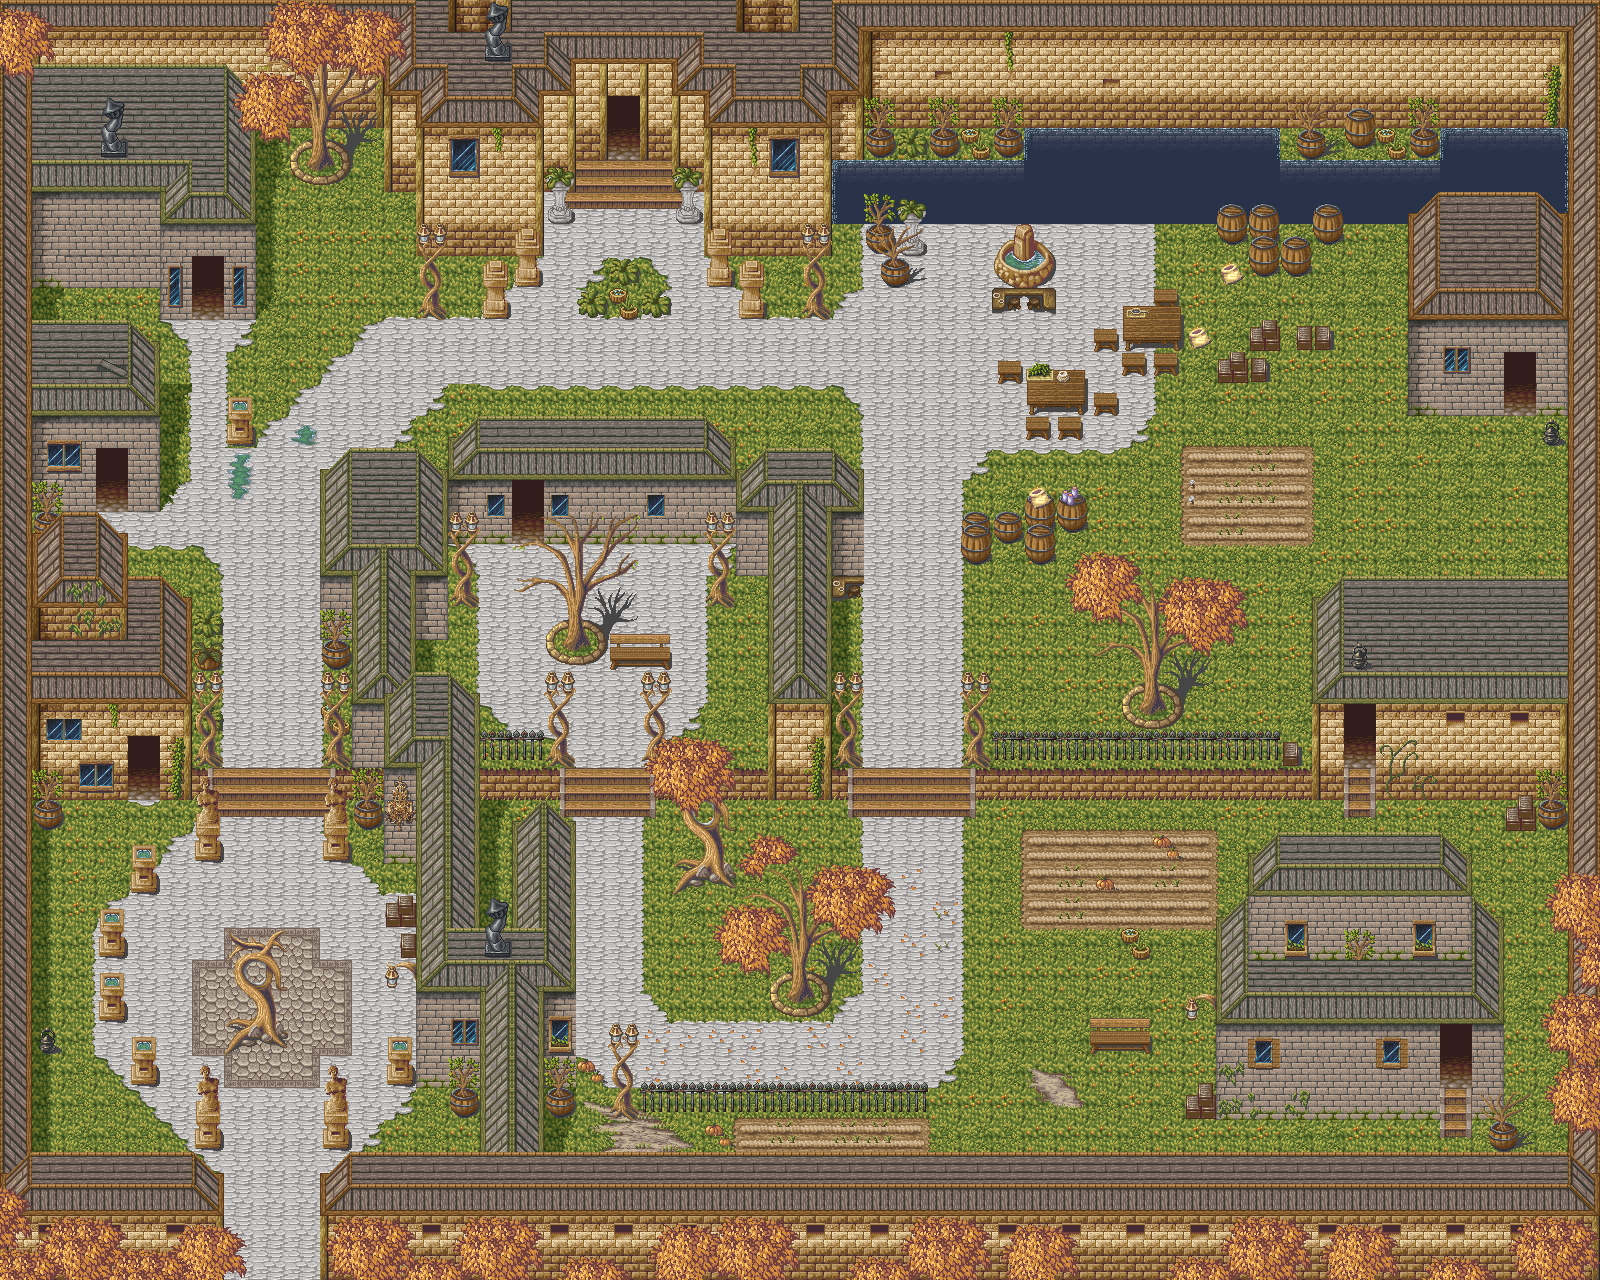

The image is a tile-based game level rendered from a .tmx file. Its description and source (layers, tilesets, objects; grid data summarised) follow:
An orthogonal 50x40 tile map with 32x32 px tiles, 5 tile layers (b0, b1, b2, t0, ...).

<map version="1.0" orientation="orthogonal" width="50" height="40" tilewidth="32" tileheight="32">
 <tileset firstgid="1" name="MageCity" tilewidth="32" tileheight="32">
  <image source="magecity.png" trans="ff00ff" width="256" height="1450" />
  <tile id="4">
   <properties>
    <property name="c" value="1" />
   </properties>
  </tile>
  <tile id="5">
   <properties>
    <property name="c" value="1" />
   </properties>
  </tile>
  <tile id="6">
   <properties>
    <property name="c" value="1" />
   </properties>
  </tile>
  <tile id="7">
   <properties>
    <property name="c" value="1" />
   </properties>
  </tile>
  <tile id="10">
   <properties>
    <property name="c" value="1" />
   </properties>
  </tile>
  <tile id="11">
   <properties>
    <property name="c" value="1" />
   </properties>
  </tile>
  <tile id="12">
   <properties>
    <property name="c" value="1" />
   </properties>
  </tile>
  <tile id="13">
   <properties>
    <property name="c" value="1" />
   </properties>
  </tile>
  <tile id="14">
   <properties>
    <property name="c" value="1" />
   </properties>
  </tile>
  <tile id="15">
   <properties>
    <property name="c" value="1" />
   </properties>
  </tile>
  <tile id="22">
   <properties>
    <property name="c" value="1" />
   </properties>
  </tile>
  <tile id="23">
   <properties>
    <property name="c" value="1" />
   </properties>
  </tile>
  <tile id="24">
   <properties>
    <property name="c" value="1" />
   </properties>
  </tile>
  <tile id="25">
   <properties>
    <property name="c" value="1" />
   </properties>
  </tile>
  <tile id="26">
   <properties>
    <property name="c" value="1" />
   </properties>
  </tile>
  <tile id="27">
   <properties>
    <property name="c" value="1" />
   </properties>
  </tile>
  <tile id="28">
   <properties>
    <property name="c" value="1" />
   </properties>
  </tile>
  <tile id="29">
   <properties>
    <property name="c" value="1" />
   </properties>
  </tile>
  <tile id="30">
   <properties>
    <property name="c" value="1" />
   </properties>
  </tile>
  <tile id="31">
   <properties>
    <property name="c" value="1" />
   </properties>
  </tile>
  <tile id="32">
   <properties>
    <property name="c" value="1" />
   </properties>
  </tile>
  <tile id="33">
   <properties>
    <property name="c" value="1" />
   </properties>
  </tile>
  <tile id="34">
   <properties>
    <property name="c" value="1" />
   </properties>
  </tile>
  <tile id="35">
   <properties>
    <property name="c" value="1" />
   </properties>
  </tile>
  <tile id="36">
   <properties>
    <property name="c" value="1" />
   </properties>
  </tile>
  <tile id="37">
   <properties>
    <property name="c" value="1" />
   </properties>
  </tile>
  <tile id="38">
   <properties>
    <property name="c" value="1" />
   </properties>
  </tile>
  <tile id="39">
   <properties>
    <property name="c" value="1" />
   </properties>
  </tile>
  <tile id="40">
   <properties>
    <property name="c" value="1" />
   </properties>
  </tile>
  <tile id="41">
   <properties>
    <property name="c" value="1" />
   </properties>
  </tile>
  <tile id="42">
   <properties>
    <property name="c" value="1" />
   </properties>
  </tile>
  <tile id="43">
   <properties>
    <property name="c" value="1" />
   </properties>
  </tile>
  <tile id="44">
   <properties>
    <property name="c" value="1" />
   </properties>
  </tile>
  <tile id="45">
   <properties>
    <property name="c" value="1" />
   </properties>
  </tile>
  <tile id="46">
   <properties>
    <property name="c" value="1" />
   </properties>
  </tile>
  <tile id="47">
   <properties>
    <property name="c" value="1" />
   </properties>
  </tile>
  <tile id="48">
   <properties>
    <property name="c" value="1" />
   </properties>
  </tile>
  <tile id="49">
   <properties>
    <property name="c" value="1" />
   </properties>
  </tile>
  <tile id="50">
   <properties>
    <property name="c" value="1" />
   </properties>
  </tile>
  <tile id="51">
   <properties>
    <property name="c" value="1" />
   </properties>
  </tile>
  <tile id="52">
   <properties>
    <property name="c" value="1" />
   </properties>
  </tile>
  <tile id="56">
   <properties>
    <property name="c" value="1" />
   </properties>
  </tile>
  <tile id="57">
   <properties>
    <property name="c" value="1" />
   </properties>
  </tile>
  <tile id="58">
   <properties>
    <property name="c" value="1" />
   </properties>
  </tile>
  <tile id="59">
   <properties>
    <property name="c" value="1" />
   </properties>
  </tile>
  <tile id="112">
   <properties>
    <property name="c" value="1" />
   </properties>
  </tile>
  <tile id="113">
   <properties>
    <property name="c" value="1" />
   </properties>
  </tile>
  <tile id="114">
   <properties>
    <property name="c" value="1" />
   </properties>
  </tile>
  <tile id="128">
   <properties>
    <property name="c" value="1" />
   </properties>
  </tile>
  <tile id="129">
   <properties>
    <property name="c" value="1" />
   </properties>
  </tile>
  <tile id="141">
   <properties>
    <property name="c" value="1" />
   </properties>
  </tile>
  <tile id="142">
   <properties>
    <property name="c" value="1" />
   </properties>
  </tile>
  <tile id="145">
   <properties>
    <property name="c" value="1" />
   </properties>
  </tile>
  <tile id="146">
   <properties>
    <property name="c" value="1" />
   </properties>
  </tile>
  <tile id="147">
   <properties>
    <property name="c" value="1" />
   </properties>
  </tile>
  <tile id="149">
   <properties>
    <property name="c" value="1" />
   </properties>
  </tile>
  <tile id="150">
   <properties>
    <property name="c" value="1" />
   </properties>
  </tile>
  <tile id="152">
   <properties>
    <property name="c" value="1" />
   </properties>
  </tile>
  <tile id="153">
   <properties>
    <property name="c" value="1" />
   </properties>
  </tile>
  <tile id="154">
   <properties>
    <property name="c" value="1" />
   </properties>
  </tile>
  <tile id="155">
   <properties>
    <property name="c" value="1" />
   </properties>
  </tile>
  <tile id="160">
   <properties>
    <property name="c" value="1" />
   </properties>
  </tile>
  <tile id="161">
   <properties>
    <property name="c" value="1" />
   </properties>
  </tile>
  <tile id="162">
   <properties>
    <property name="c" value="1" />
   </properties>
  </tile>
  <tile id="163">
   <properties>
    <property name="c" value="1" />
   </properties>
  </tile>
  <tile id="164">
   <properties>
    <property name="c" value="1" />
   </properties>
  </tile>
  <tile id="167">
   <properties>
    <property name="c" value="1" />
   </properties>
  </tile>
  <tile id="168">
   <properties>
    <property name="c" value="1" />
   </properties>
  </tile>
  <tile id="169">
   <properties>
    <property name="c" value="1" />
   </properties>
  </tile>
  <tile id="170">
   <properties>
    <property name="c" value="1" />
   </properties>
  </tile>
  <tile id="171">
   <properties>
    <property name="c" value="1" />
   </properties>
  </tile>
  <tile id="172">
   <properties>
    <property name="c" value="1" />
   </properties>
  </tile>
  <tile id="173">
   <properties>
    <property name="c" value="1" />
   </properties>
  </tile>
  <tile id="174">
   <properties>
    <property name="c" value="1" />
   </properties>
  </tile>
  <tile id="175">
   <properties>
    <property name="c" value="1" />
   </properties>
  </tile>
  <tile id="176">
   <properties>
    <property name="c" value="1" />
   </properties>
  </tile>
  <tile id="177">
   <properties>
    <property name="c" value="1" />
   </properties>
  </tile>
  <tile id="178">
   <properties>
    <property name="c" value="1" />
   </properties>
  </tile>
  <tile id="179">
   <properties>
    <property name="c" value="1" />
   </properties>
  </tile>
  <tile id="180">
   <properties>
    <property name="c" value="1" />
   </properties>
  </tile>
  <tile id="181">
   <properties>
    <property name="c" value="1" />
   </properties>
  </tile>
  <tile id="182">
   <properties>
    <property name="c" value="1" />
   </properties>
  </tile>
  <tile id="183">
   <properties>
    <property name="c" value="1" />
   </properties>
  </tile>
  <tile id="187">
   <properties>
    <property name="c" value="1" />
   </properties>
  </tile>
  <tile id="188">
   <properties>
    <property name="c" value="1" />
   </properties>
  </tile>
  <tile id="192">
   <properties>
    <property name="c" value="1" />
   </properties>
  </tile>
  <tile id="193">
   <properties>
    <property name="c" value="1" />
   </properties>
  </tile>
  <tile id="194">
   <properties>
    <property name="c" value="1" />
   </properties>
  </tile>
  <tile id="195">
   <properties>
    <property name="c" value="1" />
   </properties>
  </tile>
  <tile id="196">
   <properties>
    <property name="c" value="1" />
   </properties>
  </tile>
  <tile id="197">
   <properties>
    <property name="c" value="1" />
   </properties>
  </tile>
  <tile id="198">
   <properties>
    <property name="c" value="1" />
   </properties>
  </tile>
  <tile id="199">
   <properties>
    <property name="c" value="1" />
   </properties>
  </tile>
  <tile id="200">
   <properties>
    <property name="c" value="1" />
   </properties>
  </tile>
  <tile id="201">
   <properties>
    <property name="c" value="1" />
   </properties>
  </tile>
  <tile id="202">
   <properties>
    <property name="c" value="1" />
   </properties>
  </tile>
  <tile id="203">
   <properties>
    <property name="c" value="1" />
   </properties>
  </tile>
  <tile id="204">
   <properties>
    <property name="c" value="1" />
   </properties>
  </tile>
  <tile id="205">
   <properties>
    <property name="c" value="1" />
   </properties>
  </tile>
  <tile id="206">
   <properties>
    <property name="c" value="1" />
   </properties>
  </tile>
  <tile id="207">
   <properties>
    <property name="c" value="1" />
   </properties>
  </tile>
  <tile id="212">
   <properties>
    <property name="c" value="1" />
   </properties>
  </tile>
  <tile id="213">
   <properties>
    <property name="c" value="1" />
   </properties>
  </tile>
  <tile id="214">
   <properties>
    <property name="c" value="1" />
   </properties>
  </tile>
  <tile id="220">
   <properties>
    <property name="c" value="1" />
   </properties>
  </tile>
  <tile id="221">
   <properties>
    <property name="c" value="1" />
   </properties>
  </tile>
  <tile id="222">
   <properties>
    <property name="c" value="1" />
   </properties>
  </tile>
  <tile id="228">
   <properties>
    <property name="c" value="1" />
   </properties>
  </tile>
  <tile id="229">
   <properties>
    <property name="c" value="1" />
   </properties>
  </tile>
  <tile id="230">
   <properties>
    <property name="c" value="1" />
   </properties>
  </tile>
  <tile id="247">
   <properties>
    <property name="c" value="1" />
   </properties>
  </tile>
  <tile id="254">
   <properties>
    <property name="c" value="1" />
   </properties>
  </tile>
  <tile id="280">
   <properties>
    <property name="c" value="1" />
   </properties>
  </tile>
  <tile id="281">
   <properties>
    <property name="c" value="1" />
   </properties>
  </tile>
  <tile id="288">
   <properties>
    <property name="c" value="1" />
   </properties>
  </tile>
  <tile id="289">
   <properties>
    <property name="c" value="1" />
   </properties>
  </tile>
  <tile id="296">
   <properties>
    <property name="c" value="1" />
   </properties>
  </tile>
  <tile id="297">
   <properties>
    <property name="c" value="1" />
   </properties>
  </tile>
  <tile id="298">
   <properties>
    <property name="c" value="1" />
   </properties>
  </tile>
  <tile id="299">
   <properties>
    <property name="c" value="1" />
   </properties>
  </tile>
  <tile id="304">
   <properties>
    <property name="c" value="1" />
   </properties>
  </tile>
  <tile id="305">
   <properties>
    <property name="c" value="1" />
   </properties>
  </tile>
  <tile id="306">
   <properties>
    <property name="c" value="1" />
   </properties>
  </tile>
  <tile id="307">
   <properties>
    <property name="c" value="1" />
   </properties>
  </tile>
  <tile id="312">
   <properties>
    <property name="c" value="1" />
   </properties>
  </tile>
  <tile id="313">
   <properties>
    <property name="c" value="1" />
   </properties>
  </tile>
  <tile id="320">
   <properties>
    <property name="c" value="1" />
   </properties>
  </tile>
  <tile id="321">
   <properties>
    <property name="c" value="1" />
   </properties>
  </tile>
  <tile id="322">
   <properties>
    <property name="c" value="1" />
   </properties>
  </tile>
  <tile id="323">
   <properties>
    <property name="c" value="1" />
   </properties>
  </tile>
  <tile id="326">
   <properties>
    <property name="c" value="1" />
   </properties>
  </tile>
  <tile id="333">
   <properties>
    <property name="c" value="1" />
   </properties>
  </tile>
  <tile id="335">
   <properties>
    <property name="c" value="1" />
   </properties>
  </tile>
  <tile id="342">
   <properties>
    <property name="c" value="1" />
   </properties>
  </tile>
  <tile id="350">
   <properties>
    <property name="c" value="1" />
   </properties>
  </tile>
  <tile id="351">
   <properties>
    <property name="c" value="1" />
   </properties>
  </tile>
 </tileset>
 <layer name="b0" width="50" height="40">
  <data>[2000 cells, 2000 non-empty, 123 distinct tile ids]</data>
 </layer>
 <layer name="b1" width="50" height="40">
  <data>[2000 cells, 302 non-empty, 108 distinct tile ids]</data>
 </layer>
 <layer name="b2" width="50" height="40">
  <data>[2000 cells, 19 non-empty, 15 distinct tile ids]</data>
 </layer>
 <objectgroup name="p" width="50" height="40" />
 <layer name="t0" width="50" height="40">
  <data>[2000 cells, 344 non-empty, 64 distinct tile ids]</data>
 </layer>
 <layer name="t1" width="50" height="40">
  <data>[2000 cells, 106 non-empty, 24 distinct tile ids]</data>
 </layer>
</map>
